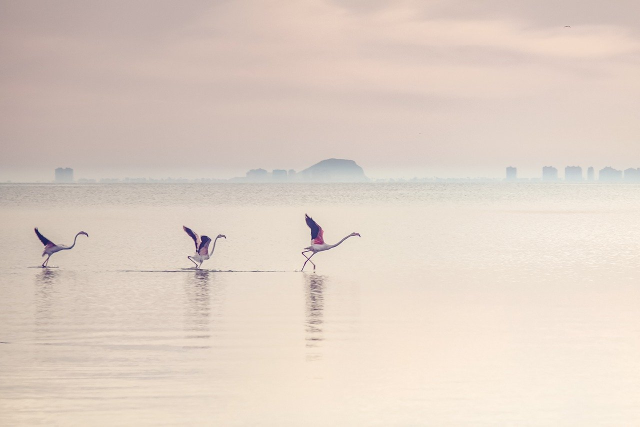
#> input picture task11/1.jpg, 1280 x 853 px, found by its file name (shown at 1/2 size)
$ jupyter execute --allow-errors task_10_OpenCV_2.ipynb   (shell and % lines are left out)
#> lines starting #> are read from the running program, lines starting #| are printed output that depends on the picture; long printed decimals are rounded
[cell 1]
import cv2
import matplotlib.pyplot as plt
import numpy as np

# Задание 1

1.   С помощью библиотеки OpenCV считайте изображение.
2.   Постройте гистограмму черно-белого изображения.

[cell 2]
img_1 = cv2.imread('1.jpg')
#> img_1 is the input picture: shape (853, 1280, 3); mean B, G, R 197, 208.1, 223.1
gray_img_1 = cv2.cvtColor(img_1, cv2.COLOR_BGR2GRAY)
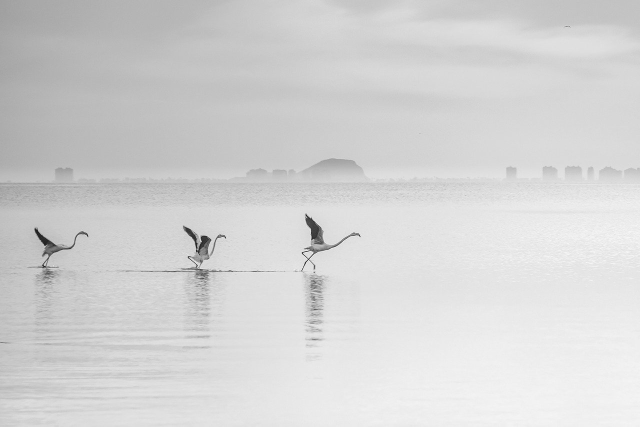
#> gray_img_1: shape (853, 1280) (shown at 1/2 size); min 4, max 253, mean 211.3
plt.imshow(gray_img_1, cmap='gray')
plt.show()

gray_hist = plt.hist(gray_img_1.ravel(), bins = 256)
plt.xlabel('Интенсивность $n$')
plt.ylabel('Количество $h(n)$')
plt.show()
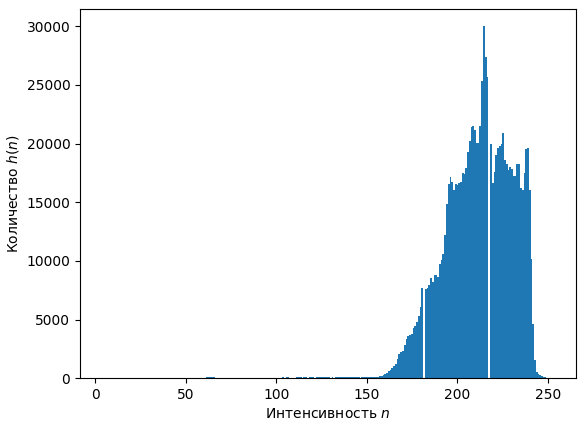
#> figure drawn by matplotlib, 1 panel; tallest bar 30000 high, from x = 214.1 to 215.1

x, y, _ = gray_hist
#> x = 256 values, max 30000 at index 216, min 0 at index 36, mean 4265; y = 257 values from 4 to 253
dict = {}
for i in range(len(x)):
  dict[x[i]] = y[i]
#> after the loop, dict = 171 items
print('h(n): ', max(dict.keys()))
#| h(n):  30000.0
print('n: ', dict[max(dict.keys())])
#| n:  214.094

# Задание 2

1.   С помощью библиотеки OpenCV считайте изображение.
2.   Постройте гистограмму изображения в палитре RGB. Сравните оценку плотностей распределения интенсивностей по каналам R, G и B.

[cell 3]
img_2 = cv2.imread('2.jpg')
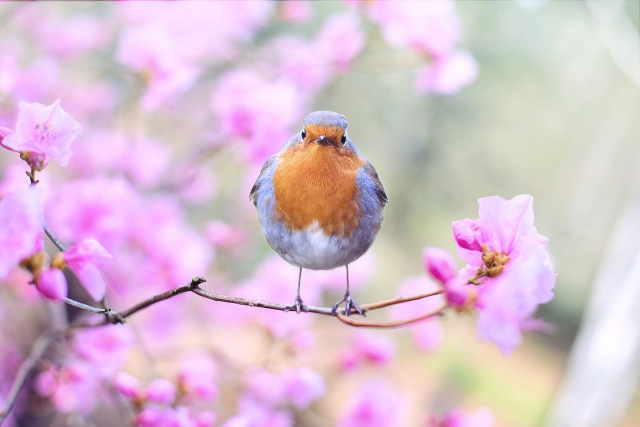
#> input picture task11/2.jpg, 1280 x 853 px, found by its file name (shown at 1/2 size)
#> img_2 is the input picture: shape (853, 1280, 3); mean B, G, R 208.1, 190.6, 216.8

RGB_img = cv2.cvtColor(img_2, cv2.COLOR_BGR2RGB)

plt.hist(RGB_img[:, :, 0].ravel(), bins = 256, color = 'Red', alpha = 0.5, density=True)
plt.hist(RGB_img[:, :, 1].ravel(), bins = 256, color = 'Green', alpha = 0.5, density=True)
plt.hist(RGB_img[:, :, 2].ravel(), bins = 256, color = 'Blue', alpha = 0.5, density=True)
plt.hist(RGB_img.ravel(), bins = 256, color = 'orange', alpha = 0.5, density=True)
plt.legend(['Красный канал (R)', 'Зеленый канал (G)', 'Cиний канал (B)', 'Сумма по каналам'])
plt.xlabel('Интенсивность $n$')
plt.ylabel('Частота')
plt.show()
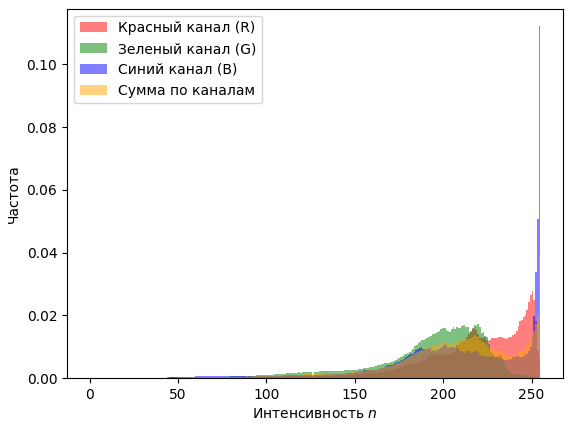
#> figure drawn by matplotlib, 1 panel; tallest bar 0.0278 high, from x = 250 to 251; tallest bar 0.0173 high, from x = 219.3 to 220.3; tallest bar 0.112 high, from x = 254 to 255

[cell 4]
y, x, _ = plt.hist(RGB_img[:, :, 2].ravel(), bins = 256, color = 'Blue', alpha = 0.5, density=True)
#> y = 256 values, max 0.112 at index 255, min 0 at index 3, mean 0.00392; x = 257 values from 0 to 255

print(round(y.max(), 4))
#| 0.1121
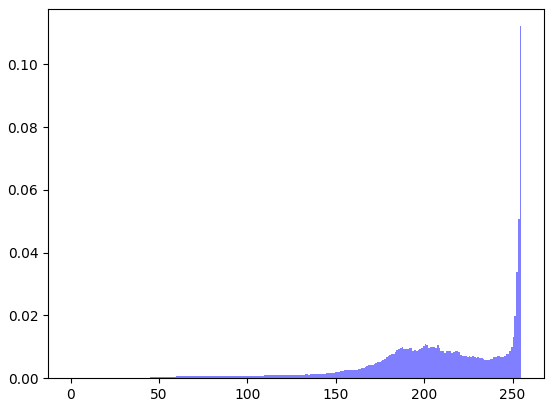
#> figure drawn by matplotlib, 1 panel; tallest bar 0.112 high, from x = 254 to 255

[cell 5]
# Пока не работает
img_2 = cv2.imread('2.jpg')
RGB_img_2 = cv2.cvtColor(img_2, cv2.COLOR_BGR2RGB)
plt.imshow(RGB_img_2)
plt.show()

plt.hist(RGB_img_2[:, :, 0].ravel(), bins = 256, color = 'Red', alpha = 0.5)
plt.hist(RGB_img_2[:, :, 1].ravel(), bins = 256, color = 'Green', alpha = 0.5)
plt.hist(RGB_img_2[:, :, 2].ravel(), bins = 256, color = 'Blue', alpha = 0.5)
plt.legend(['Красный канал (R)', 'Зеленый канал (G)', 'Cиний канал (B)'])
plt.xlabel('Интенсивность $n$')
plt.ylabel('Количество')
plt.show()
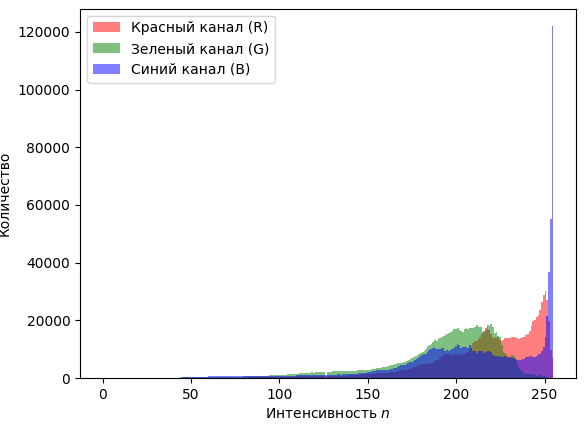
#> figure drawn by matplotlib, 1 panel; tallest bar 30218 high, from x = 250 to 251; tallest bar 18787 high, from x = 219.3 to 220.3; tallest bar 121931 high, from x = 254 to 255

# Тут вам нужно посмотреть на гистограмму, и определить, где самый высокий пик.
# И изменить гистограмму на нужную.
x, y, _ = plt.hist(RGB_img_2[:, :, 2].ravel(), bins = 256, color = 'Blue', alpha = 0.5)
#> x = 256 values, max 121931 at index 255, min 0 at index 3, mean 4265; y = 257 values from 0 to 255
print('h(n): ', y.max())
#| h(n):  255.0
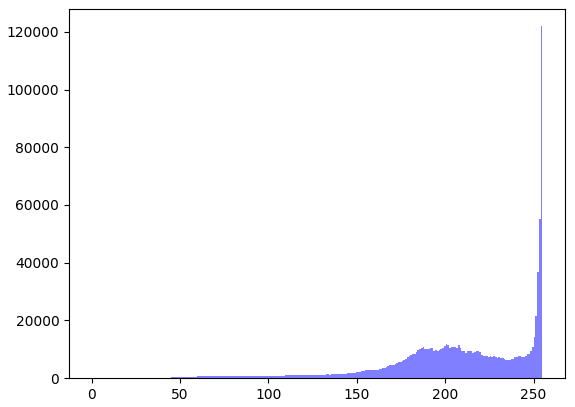
#> figure drawn by matplotlib, 1 panel; tallest bar 121931 high, from x = 254 to 255
